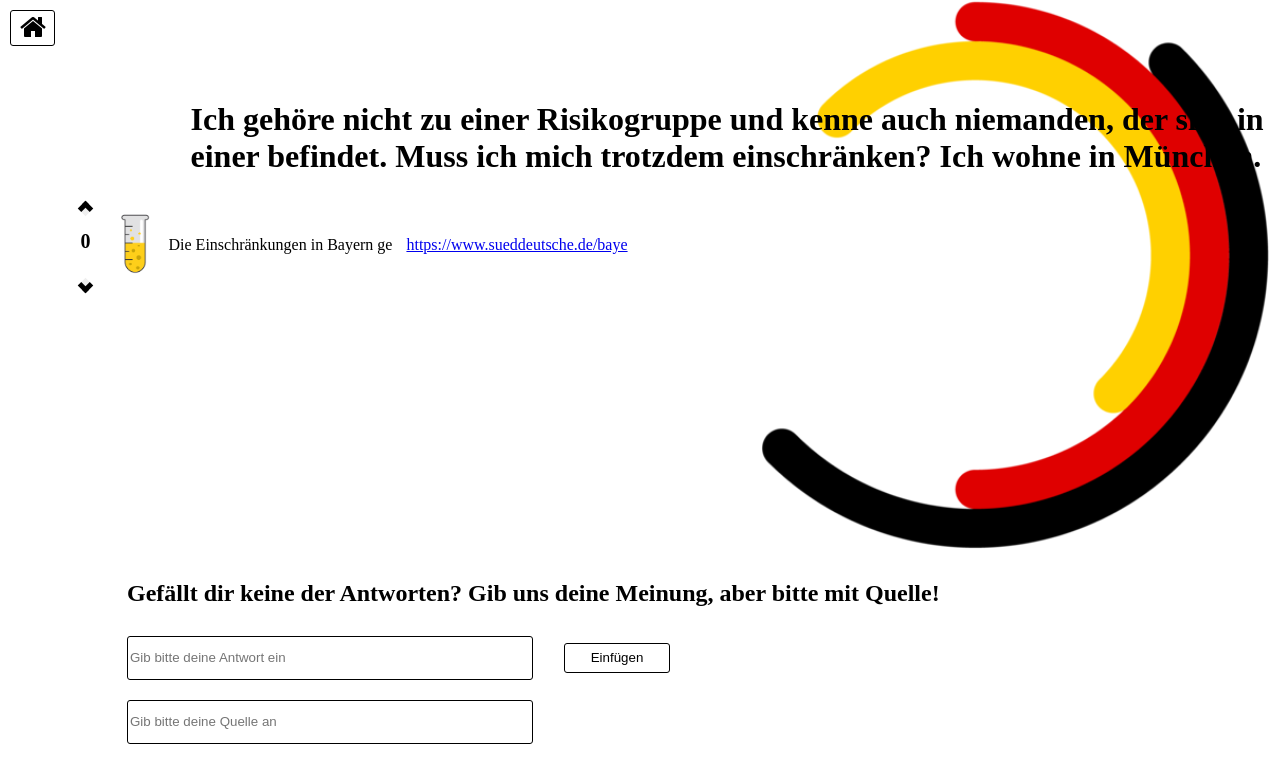
The app's page /hackathon/answers.php?fragen_id=5 with its own data.
### tables this page shows
CREATE TABLE `fragen` (
  `ID` int(11) NOT NULL,
  `Fragestellung` text NOT NULL
);

CREATE TABLE `antworten` (
  `ID` int(11) NOT NULL,
  `Antworttext` varchar(32) NOT NULL,
  `Quelle` varchar(32) NOT NULL,
  `Upvote` int(11) DEFAULT 0,
  `Downvote` int(11) DEFAULT 0,
  `Serioes` int(11) DEFAULT NULL,
  `Frage_ID` int(11) NOT NULL
);

### hackathon/answers.php (the view, shortened to what this page needs)
<?php include 'credentials.php';?>
<!DOCTYPE html>
<html>
<head>
	<link rel="stylesheet" href="https://cdnjs.cloudflare.com/ajax/libs/font-awesome/4.7.0/css/font-awesome.min.css">
</head>
<body>
<?php
$mysqli = new mysqli($GLOBAL_HOST, $GLOBAL_USER, $GLOBAL_PW, $GLOBAL_DB_NAME);
	$fragen_id = $_GET['fragen_id'];
	$query = "SELECT * From fragen where ID = $fragen_id";
	if ($result = $mysqli->query($query)) {
		$row = $result->fetch_assoc();
		$fragestellung = $row['Fragestellung'];
		echo "<div id='question'><h1><b>$fragestellung</b></h1></div>";
	}
	?>
<div class="answertable">
	<table id="answertable">
<?php
$query = "SELECT antworten.ID as antwort_id, Antworttext, Quelle, Upvote, Downvote From fragen join antworten where fragen.id = antworten.Frage_ID and fragen.ID = $fragen_id ";
	if ($result = $mysqli->query($query)) {
		while ($row = $result->fetch_assoc()) {
			$id = $row['antwort_id'];
			$answer = $row['Antworttext'];
			$quelle = $row['Quelle'];
			$upvote = $row['Upvote'];
			$downvote = $row['Downvote'];
			$votes = $upvote - $downvote;
	echo "<tr>
		<td>
			<div class='votetable'>
			<table id ='votetable'>
			<tr>
			<td><button id='upvote_$id' class='arrow up' onclick='vote(1, this.id)'></button></td>
			</tr>
			<tr>
			<td align='center'><div class='number'><text id='number'><b id='score_$id' style='font-size:20px'>$votes</b></text></div></td>
			</tr>
			<tr>
			<td><button id='downvote_$id' class='arrow down' onclick='vote(-1, this.id)'></button></td>
			</tr>
			</table>
			</div>
		</td>";
		if($votes >= 5) {
			echo "<td><img id='button_image_$id' width='40' height='80' src='PNG/reagenzglas_richtig.png'></td>";
		  } else if ($votes > 0) {
			  echo "<td><img id='button_image_$id' width='40' height='80' src='PNG/reagenzglas_eher_richtig.png'></td>";
		  } else if ($votes == 0) {
		  echo "<td><img id='button_image_$id' width='40' height='80' src='PNG/reagenzglas_teils.png'></td>";
		  } else if ($votes > -5) {
		  echo "<td><img id='button_image_$id' width='40' height='80' src='PNG/reagenzglas_eher_falsch.png'></td>";
		  } else {
		  echo "<td><img id='button_image_$id' width='40' height='80' src='PNG/reagenzglas_falsch.png'></td>";
		}
		echo "<td>$answer</td>";
		echo "<td><a target='_blank' href='$quelle'>$quelle</a></td>";
		echo "</tr>";
}
}
 ?>
</table>
</div>
<div class="homebutton">
  <form method="get" action="/hackathon/index.php">
	<button type = "btn"><i class="fa fa-home"></i></button>
  </form>
</div>
<?php
if (isset($_POST['antwort']) && isset($_POST['quelle']))
{
	$antwort = $_POST['antwort'];
	$quelle = $_POST['quelle'];
	$mysqli = new mysqli($GLOBAL_HOST, $GLOBAL_USER, $GLOBAL_PW, $GLOBAL_DB_NAME);
	if ($mysqli->connect_errno) {
		printf("Connect failed: %s\n", $mysqli->connect_error);
		exit();
	}
	$query = "SELECT * FROM antworten WHERE Antworttext = '$antwort';";
	if ($result = $mysqli->query($query)) {
	if ($result -> num_rows){
			echo "<h2>Du hast diese Frage schon beantwortet. Für neue Fragen kehre zur Homepage zurück</h2>";
	}
	else{
			$query = "SET @key_frage = (SELECT `ID` FROM `fragen` WHERE `Fragestellung` = '$fragestellung' );
					INSERT INTO `antworten` (`ID`, `Antworttext`, `Quelle`, `Upvote`, `Downvote`, `Serioes`, `Frage_ID`)
					VALUES (NULL, '$antwort', '$quelle', 0, 0, NULL, @key_frage);";
			if ($mysqli->multi_query($query)) {
				do {
					if ($result = $mysqli->store_result()) {
						while ($row = $result->fetch_row()) {
						}
						$result->free();
					}
					if ($mysqli->more_results()) {
					}
				} while ($mysqli->next_result());
			}
	echo "<h2>Deine Antwort wurde erfolgreich hinzugefügt, danke dass du einen Beitrag leistest!</h2>";
	}
	}
}
else{
?>
<h2>Gefällt dir keine der Antworten? Gib uns deine Meinung, aber bitte mit Quelle!</h2>
<div class="answer-container">
   <form action="" method="post">
      <input type="text" id="answer" placeholder="Gib bitte deine Antwort ein" name="antwort">
	  <input type="text" id="quelle" placeholder="Gib bitte deine Quelle an" name="quelle">
      <button type = "submit" name="insert" value="insert" id="insert">Einfügen</button>
    </form>
</div>
<?php
}
?>
</body>
</html>

### hackathon/answers.php (style rules this page uses)
body { background-image: url('Pics/Hackathonlogo.png'); background-repeat: no-repeat; background-size: cover; }
h1 { position: absolute; left: 15%; top: 10%; }
.answertable #answertable { display: block; max-height: 425px; overflow-y: scroll; border-collapse: collapse; table-layout: fixed; width: 1200px; position:absolute; left: 5%; top: 22% }
.answertable #answertable td { padding: 7px; }
.votetable #votetable { table-layout: fixed; width:30px; }
button { border: solid black; border-width: 0px 5px 5px 0px; display: inline-block; }
.number #number { font-size = 5; }
.up { padding: 3px; transform: rotate(-135deg); -webkit-transform: rotate(-135deg); margin-up: 120%; }
.down { padding: 3px; transform: rotate(45deg); -webkit-transform: rotate(45deg); margin-bottom: 60%; }
.homebutton button { padding-left: 9px; padding-right: 8px; width:45px; padding-top:1px; padding-bottom: 5px; height: 36px; background: transparent; color: black; border: 1px solid black; border-radius: 3px; cursor: pointer; transition: all ease 2s; font-size: 120%; position: absolute; top: 10px; left: 10px; font-size: 28px; }
.answer-container { overflow-wrap: break-word; position: absolute; TOP: 77%; left:10%; }
.answer-container input { height: 40px; width: 400px; border: 1px solid black; border-radius: 3px; transition: all ease 5s; }
.answer-container #quelle { position: absolute; top: 100%; left: 0%; }
.answer-container button { position: relative; margin: 2em; padding: .5em 1em; width: 8em; background: transparent; color: black; border: 1px solid black; border-radius: 3px; cursor: pointer; transition: all ease 2s; }
h2 { position: absolute; top: 70%; left: 10%; }

### records on screen
fragen: Fragestellung "Ich gehöre nicht zu einer Risikogruppe und kenne auch niemanden, der sich in einer befindet. Muss ich mich trotzdem einschränken? Ich wohne in München."
antworten: Upvote "0", Downvote 0 (drawn), Antworttext "Die Einschränkungen in Bayern ge", Quelle "https://www.sueddeutsche.de/baye"
